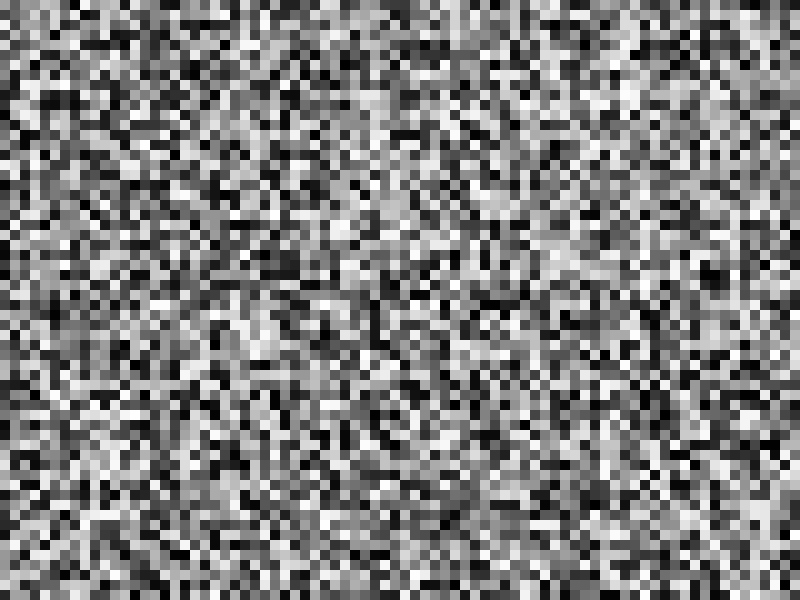
Frame 1 (no input)
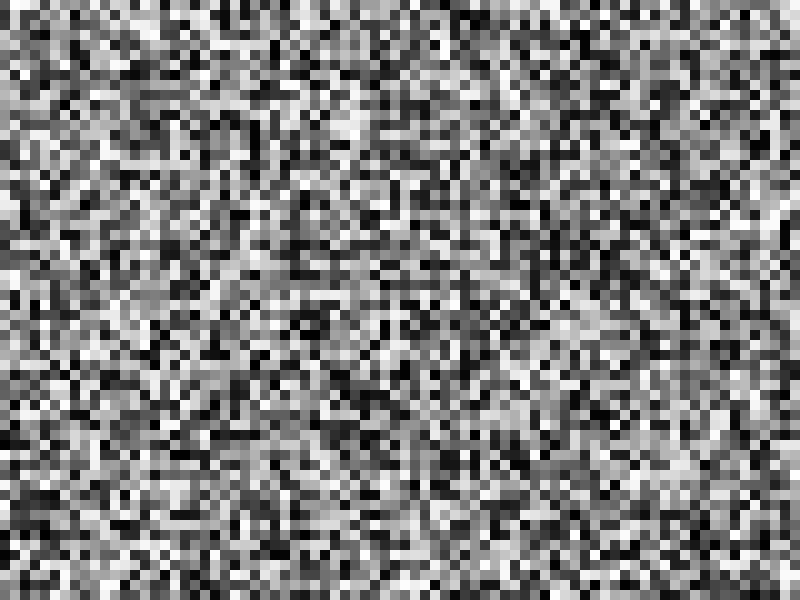
Frame 60 (the mouse pressed at the canvas centre just before this capture)
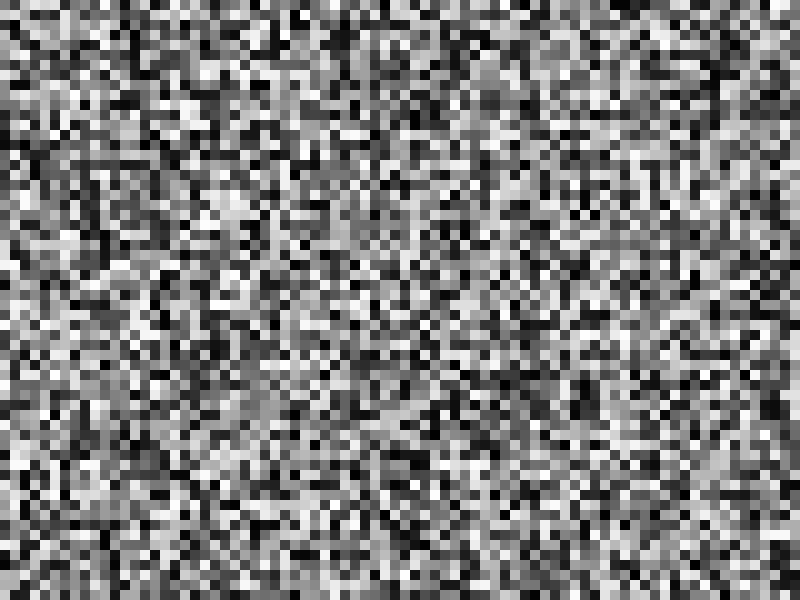
Frame 120 (the mouse held since frame 60 and released just before this capture)

The Processing sketch that drew these frames (run headless with seeded random() and noise(); from frame 60 on, the mouse is pressed at the canvas centre):

// Processing sketch: ProcessingStaticGenerator
// ── ProcessingStaticGenerator.pde
int SizeOfBlocks = 10;

void setup(){
  size(800,600);
  frameRate(60);
  noStroke();
}
void draw(){
  for(int i=0;i<width/SizeOfBlocks;i++){
    for(int j=0;j<height/SizeOfBlocks;j++){
      fill(random(255));
      rect(i*SizeOfBlocks,j*SizeOfBlocks,SizeOfBlocks,SizeOfBlocks);
    }
  }
}
